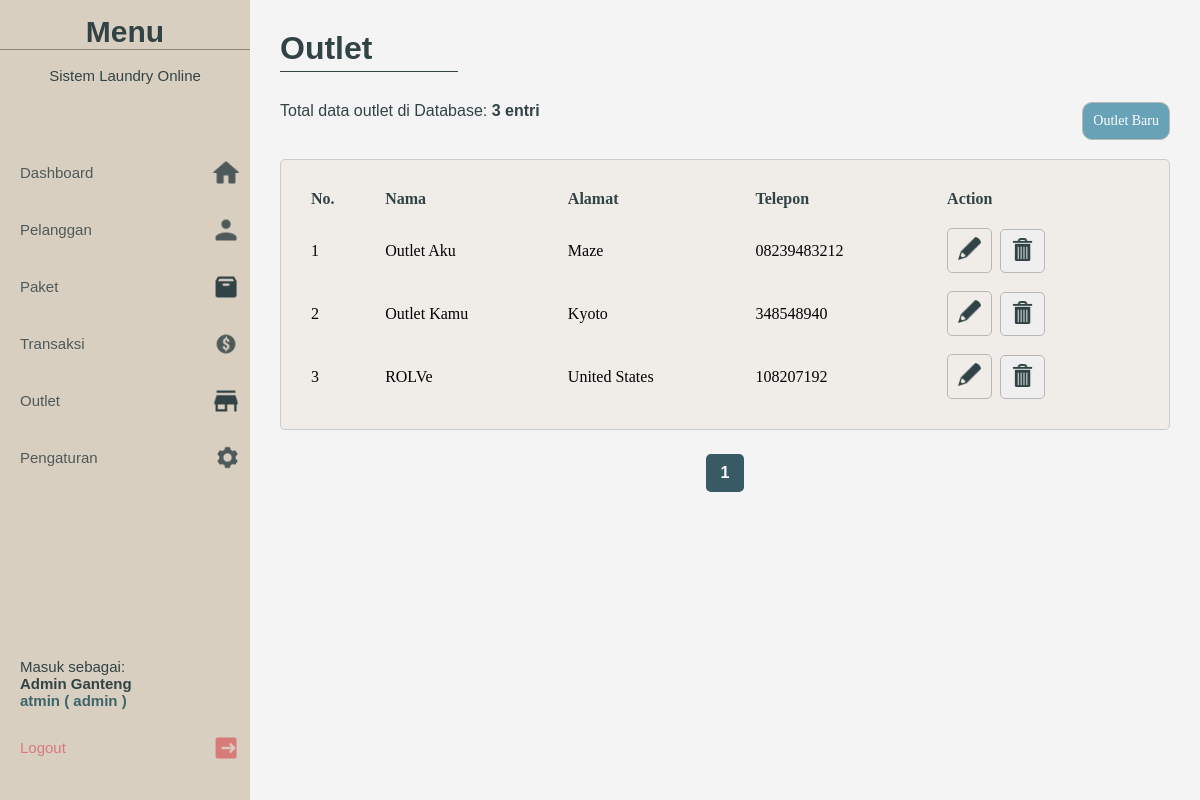
Screenshot of /app/admin/outlet.php (signed in) with the database file from the repository.
### tables this page shows
CREATE TABLE `tb_outlet` (
  `id_outlet` int(11) NOT NULL,
  `nama` varchar(100) DEFAULT NULL,
  `alamat` text DEFAULT NULL,
  `tlp` varchar(15) DEFAULT NULL
);

### funcs/tampilkanOutlet.php (the view, shortened to what this page needs)
<?php
function tampilkanOutlet($page = 1, $limit = 5)
{
    include $_SERVER['DOCUMENT_ROOT'] . '/project/connection/connection.php';
    $offset = ($page - 1) * $limit;
    $sql = "SELECT * FROM tb_outlet LIMIT ?, ?";
    $stmt = $connect->prepare($sql);
    $stmt->bind_param("ii", $offset, $limit);
    $stmt->execute();
    $result = $stmt->get_result();
    $no = 1 + $offset;
    if ($result && $result->num_rows > 0) {
        while ($row = $result->fetch_assoc()) {
            echo "<tr>";
            echo "<td>" . $no++ . "</td>";
            echo "<td>" . htmlspecialchars($row['nama']) . "</td>";
            echo "<td>" . htmlspecialchars($row['alamat']) . "</td>";
            echo "<td>" . htmlspecialchars($row['tlp']) . "</td>";
            echo "<td>
                    <div class='buttons'>
                        <a href='editOutlet.php?id=" . $row['id_outlet'] . "' class='edit' title='Edit'>
                            <img src='../../assets/pencil.png' width='23' height='23' alt='pencil icon'>
                        </a>
                        <button class='delete' title='Delete' onclick=\"confirmDelete('deleteOutlet.php', " . $row['id_outlet'] . ")\">
                            <img src='../../assets/trash.png' width='23' height='23' alt='trash icon'>
                        </button>
                    </div>
                </td>";
            echo "</tr>";
        }
    } else {
        echo "<tr><td colspan='7'>Ups! Tidak ada data ditemukan di dalam database!</td></tr>";
    }
}
?>

### app/admin/style/style.css (style rules this page uses)
* { box-sizing: border-box; --text-color: #314345; --background-color: #f4f4f4; --container-color: #f0ede9; --btn-color: #67a2b6; }
body { background-color: var(--background-color); }

### app/admin/style/order.css (style rules this page uses)
* { --text-color: #314345; --background-color: #f4f4f4; --container-color: #f0ede9; --btn-color: #67a2b6; --edit-color: #f7d475; --delete-color: #fa8c8c; --success-color: #88c4d8; }
.dashboard table tr td { padding: 8px; }
.dashboard table tr td .buttons { display: flex; align-items: center; flex-direction: row; gap: 0.5em; }
.dashboard table tr td .buttons button { text-decoration: none; padding: 8px 10px; border: 1px solid #b7b7b7; border-radius: 5px; transition: 0.1s; cursor: pointer; }
.dashboard table tr td .buttons .edit { text-decoration: none; padding: 8px 10px; border: 1px solid #b7b7b7; border-radius: 5px; transition: 0.1s; cursor: pointer; }

### app/admin/style/sidebar.css (style rules this page uses)
* { margin: 0; padding: 0; box-sizing: border-box; }

### rows the page displays
tb_outlet: nama "Outlet Aku", alamat "Maze", tlp "08239483212"
tb_outlet: nama "Outlet Kamu", alamat "Kyoto", tlp "348548940"
tb_outlet: nama "ROLVe", alamat "United States", tlp "108207192"

### other values shown
$_SESSION["nama"] "Admin Ganteng"
$_SESSION["username"] "atmin"
$_SESSION["role"] "admin"
getTotalOutlet() "3"
